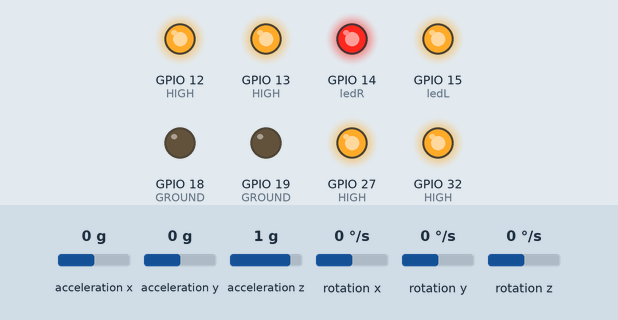
This sketch was run on a simulated ESP32. On the bench: output pins drawn as LEDs (lit = HIGH). The inputs (shaded band) are chosen by the test bench; at power-on: acceleration x 0 g, acceleration y 0 g, acceleration z 1 g, rotation x 0 °/s, rotation y 0 °/s, rotation z 0 °/s. What the sketch prints to the serial monitor is not drawn.

Above: at 0.1 s.
Timing chart, 0 to 1.6 s (numbered marks = the images above):
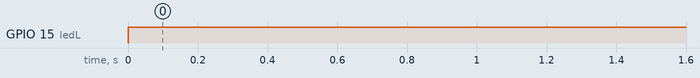

Measured:
- by itself, GPIO 15 (ledL): LOW → HIGH at 0.00 s

The sketch:

elsys_prosjekt3.0.ino
```cpp
#include <MPU9250_asukiaaa.h>

bool blinkR=false;
bool blinkL = false;

int ledR=14;
int ledL=15;
int btnR = 25;
int btnL = 26;

const long interval=250;
unsigned long prev_mil=0;
unsigned long blink_mil=0;

int RedR = 255;
int RedL = 255;

int gyro_mil=0;
int count=0;
bool gyro = false;

MPU9250_asukiaaa mySensor;
float aZ;
bool getAccelZ();

#ifdef _ESP32_HAL_I2C_H_
#define SDA_PIN 21
#define SCL_PIN 22
#endif

void setup() {
  Serial.begin(115200);
  while(!Serial);

#ifdef _ESP32_HAL_I2C_H_ // For ESP32
  Wire.begin(SDA_PIN, SCL_PIN);
  mySensor.setWire(&Wire);
#endif
  mySensor.beginAccel();

pinMode(btnR,INPUT);
pinMode(ledR, OUTPUT);
pinMode(btnL,INPUT);
pinMode(ledL, OUTPUT);

//Extra pins for Vcc
pinMode(13,OUTPUT); //HIGH
digitalWrite(13,HIGH);
pinMode(12,OUTPUT); //HIGH
digitalWrite(12,HIGH);
pinMode(32,OUTPUT); //HIGH
digitalWrite(32,HIGH);
pinMode(27,OUTPUT); //HIGH
digitalWrite(27,HIGH);
//Extra pins for ground
pinMode(18,OUTPUT); //GROUND
digitalWrite(18,LOW);
pinMode(19,OUTPUT); //GROUND
digitalWrite(19,LOW);

}

void loop() {

 uint8_t sensorId;

//right led
if (btnR==HIGH){
  if (blinkL){
    blinkL=false;
  }
  blinkR=!blinkR;
  delay(200);}
if (blinkR && ((millis()-prev_mil)>interval)){

prev_mil=millis();
  if (RedR==255){
    RedR=0;
  digitalWrite(ledR,HIGH);
  }
  else{
    RedR=255;
  digitalWrite(ledR,LOW);

  }
}
if(!blinkR){
  digitalWrite(ledR,HIGH);
}

//left led
if (btnL==HIGH){
  if (blinkR){
    blinkR=false;
  }
  blinkL=!blinkL;
  delay(200);}

if (blinkL && ((millis()-prev_mil)>interval)){

prev_mil=millis();
  if (RedL==255){
    RedL=0;
  digitalWrite(ledL,LOW);

  }
  else{
    RedL=255;
  digitalWrite(ledL,HIGH);

  }
}
if(!blinkL){
  digitalWrite(ledL,HIGH);
  }

//Accelerometer
if (millis()-gyro_mil>1000){
  gyro_mil=millis();
  if (getAccelZ()){
    count++;
    gyro=true;
  }
  if (!getAccelZ()&&(count>0)){
    blinkR=false;
    blinkL=false;
    count=0;
  }

}
if (gyro&&(blinkR||blinkL)){
  if (!getAccelZ()){
    blinkR=false;
    blinkL=false;
    gyro = false;
    count = 0;
  }
}
}

//function getAccelZ
bool getAccelZ(){
  if (mySensor.accelUpdate() == 0) {
    aZ = mySensor.accelZ();
    Serial.println("accelZ: " + String(aZ));

  } else {
    Serial.println("Cannod read accel values");
  }
    if(aZ > -2.40){
      return true;
    }
    else {
      return false;
      }
  }
```
